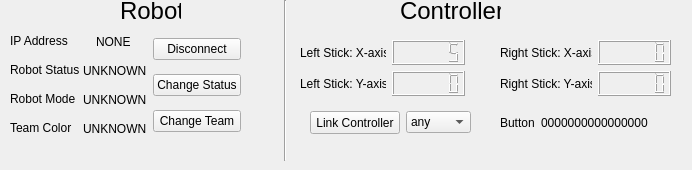
    <widget class="QWidget" name="player1_tab">
     <attribute name="title">
      <string>Player 1</string>
     </attribute>
     <widget class="Line" name="line">
      <property name="geometry">
       <rect>
        <x>240</x>
        <y>0</y>
        <width>91</width>
        <height>161</height>
       </rect>
      </property>
      <property name="orientation">
       <enum>Qt::Vertical</enum>
      </property>
     </widget>
     <widget class="QLabel" name="p1_lab_rob">
      <property name="geometry">
       <rect>
        <x>120</x>
        <y>0</y>
        <width>61</width>
        <height>21</height>
       </rect>
      </property>
      <property name="font">
       <font>
        <pointsize>18</pointsize>
       </font>
      </property>
      <property name="text">
       <string>Robot</string>
      </property>
     </widget>
     <widget class="QLabel" name="p1_lab_cont">
      <property name="geometry">
       <rect>
        <x>400</x>
        <y>0</y>
        <width>101</width>
        <height>21</height>
       </rect>
      </property>
      <property name="font">
       <font>
        <pointsize>18</pointsize>
       </font>
      </property>
      <property name="text">
       <string>Controller</string>
      </property>
     </widget>
     <widget class="QWidget" name="layoutWidget_2">
      <property name="geometry">
       <rect>
        <x>500</x>
        <y>40</y>
        <width>171</width>
        <height>56</height>
       </rect>
      </property>
      <layout class="QHBoxLayout" name="horizontalLayout_3">
       <item>
        <layout class="QVBoxLayout" name="verticalLayout_6">
         <item>
          <widget class="QLabel" name="p1_lab_rightX">
           <property name="text">
            <string>Right Stick: X-axis</string>
           </property>
          </widget>
         </item>
         <item>
          <widget class="QLabel" name="p1_lab_rightY">
           <property name="text">
            <string>Right Stick: Y-axis</string>
           </property>
          </widget>
         </item>
        </layout>
       </item>
       <item>
        <layout class="QVBoxLayout" name="verticalLayout_7">
         <item>
          <widget class="QLCDNumber" name="p1_val_rightX">
           <property name="digitCount">
            <number>6</number>
           </property>
          </widget>
         </item>
         <item>
          <widget class="QLCDNumber" name="p1_val_rightY">
           <property name="digitCount">
            <number>6</number>
           </property>
          </widget>
         </item>
        </layout>
       </item>
      </layout>
     </widget>
     <widget class="QWidget" name="layoutWidget">
      <property name="geometry">
       <rect>
        <x>500</x>
        <y>110</y>
        <width>183</width>
        <height>25</height>
       </rect>
      </property>
      <layout class="QHBoxLayout" name="horizontalLayout_5">
       <item>
        <widget class="QLabel" name="p1_lab_but">
         <property name="minimumSize">
          <size>
           <width>35</width>
           <height>23</height>
          </size>
         </property>
         <property name="maximumSize">
          <size>
           <width>35</width>
           <height>23</height>
          </size>
         </property>
         <property name="text">
          <string>Button</string>
         </property>
        </widget>
       </item>
       <item>
        <widget class="QLabel" name="p1_val_but">
         <property name="minimumSize">
          <size>
           <width>140</width>
           <height>23</height>
          </size>
         </property>
         <property name="maximumSize">
          <size>
           <width>140</width>
           <height>23</height>
          </size>
         </property>
         <property name="text">
          <string>0000000000000000</string>
         </property>
        </widget>
       </item>
      </layout>
     </widget>
     <widget class="QWidget" name="layoutWidget">
      <property name="geometry">
       <rect>
        <x>300</x>
        <y>40</y>
        <width>165</width>
        <height>56</height>
       </rect>
      </property>
      <layout class="QHBoxLayout" name="horizontalLayout_2">
       <item>
        <layout class="QVBoxLayout" name="verticalLayout_3">
         <item>
          <widget class="QLabel" name="p1_lab_leftX">
           <property name="text">
            <string>Left Stick: X-axis</string>
           </property>
          </widget>
         </item>
         <item>
          <widget class="QLabel" name="p1_lab_leftY">
           <property name="text">
            <string>Left Stick: Y-axis</string>
           </property>
          </widget>
         </item>
        </layout>
       </item>
       <item>
        <layout class="QVBoxLayout" name="verticalLayout_5">
         <item>
          <widget class="QLCDNumber" name="p1_val_leftX">
           <property name="digitCount">
            <number>6</number>
           </property>
           <property name="value" stdset="0">
            <double>5.000000000000000</double>
           </property>
          </widget>
         </item>
         <item>
          <widget class="QLCDNumber" name="p1_val_leftY">
           <property name="digitCount">
            <number>6</number>
           </property>
          </widget>
         </item>
        </layout>
       </item>
      </layout>
     </widget>
     <widget class="QWidget" name="layoutWidget">
      <property name="geometry">
       <rect>
        <x>310</x>
        <y>110</y>
        <width>161</width>
        <height>25</height>
       </rect>
      </property>
      <layout class="QHBoxLayout" name="horizontalLayout_9">
       <item>
        <widget class="QPushButton" name="p1_conCont">
         <property name="minimumSize">
          <size>
           <width>90</width>
           <height>23</height>
          </size>
         </property>
         <property name="text">
          <string>Link Controller</string>
         </property>
        </widget>
       </item>
       <item>
        <widget class="QComboBox" name="p1_contSel">
         <item>
          <property name="text">
           <string>any</string>
          </property>
         </item>
         <item>
          <property name="text">
           <string>0</string>
          </property>
         </item>
         <item>
          <property name="text">
           <string>1</string>
          </property>
         </item>
         <item>
          <property name="text">
           <string>2</string>
          </property>
         </item>
         <item>
          <property name="text">
           <string>3</string>
          </property>
         </item>
         <item>
          <property name="text">
           <string>4</string>
          </property>
         </item>
         <item>
          <property name="text">
           <string>5</string>
          </property>
         </item>
         <item>
          <property name="text">
           <string>6</string>
          </property>
         </item>
         <item>
          <property name="text">
           <string>7</string>
          </property>
         </item>
         <item>
          <property name="text">
           <string>8</string>
          </property>
         </item>
         <item>
          <property name="text">
           <string>9</string>
          </property>
         </item>
         <item>
          <property name="text">
           <string>10</string>
          </property>
         </item>
         <item>
          <property name="text">
           <string>11</string>
          </property>
         </item>
         <item>
          <property name="text">
           <string>12</string>
          </property>
         </item>
         <item>
          <property name="text">
           <string>13</string>
          </property>
         </item>
         <item>
          <property name="text">
           <string>14</string>
          </property>
         </item>
         <item>
          <property name="text">
           <string>15</string>
          </property>
         </item>
        </widget>
       </item>
      </layout>
     </widget>
     <widget class="QWidget" name="layoutWidget">
      <property name="geometry">
       <rect>
        <x>10</x>
        <y>30</y>
        <width>231</width>
        <height>110</height>
       </rect>
      </property>
      <layout class="QHBoxLayout" name="horizontalLayout_54">
       <item>
        <layout class="QVBoxLayout" name="verticalLayout_4">
         <item>
          <layout class="QHBoxLayout" name="horizontalLayout_4">
           <item>
            <widget class="QLabel" name="p1_lab_ipAdd">
             <property name="minimumSize">
              <size>
               <width>80</width>
               <height>20</height>
              </size>
             </property>
             <property name="maximumSize">
              <size>
               <width>80</width>
               <height>20</height>
              </size>
             </property>
             <property name="text">
              <string>IP Address</string>
             </property>
            </widget>
           </item>
           <item>
            <widget class="QLabel" name="p1_val_ipAdd">
             <property name="text">
              <string>NONE</string>
             </property>
            </widget>
           </item>
          </layout>
         </item>
         <item>
          <layout class="QHBoxLayout" name="horizontalLayout_6">
           <item>
            <widget class="QLabel" name="p1_lab_robStat">
             <property name="minimumSize">
              <size>
               <width>80</width>
               <height>20</height>
              </size>
             </property>
             <property name="maximumSize">
              <size>
               <width>80</width>
               <height>20</height>
              </size>
             </property>
             <property name="text">
              <string>Robot Status</string>
             </property>
            </widget>
           </item>
           <item>
            <widget class="QLabel" name="p1_val_robStat">
             <property name="text">
              <string>UNKNOWN</string>
             </property>
            </widget>
           </item>
          </layout>
         </item>
         <item>
          <layout class="QHBoxLayout" name="horizontalLayout_7">
           <item>
            <widget class="QLabel" name="p1_lab_robMod">
             <property name="minimumSize">
              <size>
               <width>80</width>
               <height>20</height>
              </size>
             </property>
             <property name="maximumSize">
              <size>
               <width>80</width>
               <height>20</height>
              </size>
             </property>
             <property name="text">
              <string>Robot Mode</string>
             </property>
            </widget>
           </item>
           <item>
            <widget class="QLabel" name="p1_val_robMod">
             <property name="text">
              <string>UNKNOWN</string>
             </property>
            </widget>
           </item>
          </layout>
         </item>
         <item>
          <layout class="QHBoxLayout" name="horizontalLayout_8">
           <item>
            <widget class="QLabel" name="p1_lab_teamCol">
             <property name="minimumSize">
              <size>
               <width>80</width>
               <height>20</height>
              </size>
             </property>
             <property name="maximumSize">
              <size>
               <width>80</width>
               <height>20</height>
              </size>
             </property>
             <property name="text">
              <string>Team Color</string>
             </property>
            </widget>
           </item>
           <item>
            <widget class="QLabel" name="p1_val_teamCol">
             <property name="text">
              <string>UNKNOWN</string>
             </property>
            </widget>
           </item>
          </layout>
         </item>
        </layout>
       </item>
       <item>
        <layout class="QVBoxLayout" name="verticalLayout_34">
         <item>
          <widget class="QPushButton" name="p1_disCon">
           <property name="text">
            <string>Disconnect</string>
           </property>
          </widget>
         </item>
         <item>
          <widget class="QPushButton" name="p1_chng_stat">
           <property name="text">
            <string>Change Status</string>
           </property>
          </widget>
         </item>
         <item>
          <widget class="QPushButton" name="p1_chng_team">
           <property name="text">
            <string>Change Team</string>
           </property>
          </widget>
         </item>
        </layout>
       </item>
      </layout>
     </widget>
     <zorder>layoutWidget</zorder>
     <zorder>layoutWidget</zorder>
     <zorder>line</zorder>
     <zorder>p1_lab_rob</zorder>
     <zorder>p1_lab_cont</zorder>
     <zorder>layoutWidget_2</zorder>
     <zorder>layoutWidget</zorder>
     <zorder>layoutWidget</zorder>
    </widget>
